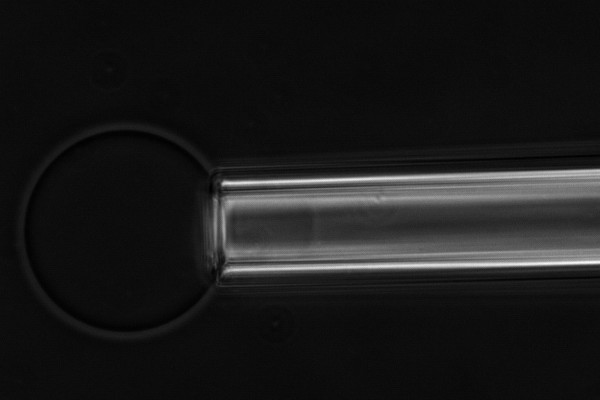
#> input picture docs/figs/20100930-1-01.png, 600 x 400 px
$ python plot.py   (Python 2 division)   (older library calls are emulated)
#> lines starting #> are read from the running program, lines starting #| are printed output that depends on the picture
### docs/figs/calculate.py
#!/usr/bin/env python
'''
Here are copies from VamPy functions to produce images
'''
import numpy as np
import scipy as sp
import scipy.misc
import scipy.ndimage

PIX_ERR=0.5

def load_image(filename, crop, orientation):
	'''loads, crops and rotates single image (greyscale)'''
#> called with filename = '20100930-1-01.png', orientation = 'right'
	img = scipy.misc.imread(filename)
#> img is the input picture: shape (400, 600) uint16; min 7873, max 61102, mean 13480.1
	if img.dtype == np.int32:
		img = np.asarray(np.asfarray(img), np.int32)
	img= img[crop['top']:-crop['bottom'], crop['left']:-crop['right']]
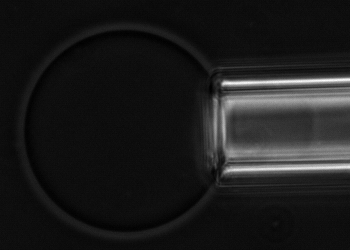
#> img: shape (250, 350) uint16; min 7921, max 56461, mean 13370.3; drawn with min black and max white
	if orientation == 'right':
		img = np.rot90(img, 2)  # rot90 rotates only 2 first axes
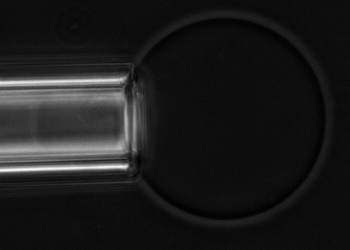
#> img: shape (250, 350) uint16; min 7921, max 56461, mean 13370.3; drawn with min black and max white
	if orientation == 'top':
		img = np.rot90(img, 1)
	elif orientation == 'bottom':
		img = np.rot90(img, 3)
	return img

def wall_points_pix(img, refsx, axis, pipette):
#> called with refsx = (0, 55), axis = (125, 123), pipette = (31, 12)
    piprad, pipthick = pipette
    N=2
    refs = np.array([])
    for index, refx in enumerate(refsx):
        pipprof = img[:, refx]
        center = axis[index]
        refy2 = np.argmin(pipprof[center+piprad:center+piprad+pipthick])+center+piprad
        refy1 = np.argmin(pipprof[center-piprad-pipthick:center-piprad])+center-piprad-pipthick
        refy = np.asarray((refy1, refy2))
        dref = np.asarray([PIX_ERR, 0])
        rx = np.tile(refx,N)
        xy = np.column_stack((refy,rx))#.flatten()
        drefe = np.repeat(np.expand_dims(dref,0), N, 0)
        ref = np.concatenate((xy,drefe),1)
        refs = np.append(refs, ref)
#> this loop made 2 passes
#> (refy2, refy1, refy, xy, refs) on pass 1: (163, 89, [89, 163], [[89, 0], [163, 0]], [89, 0, 0.5, 0, 163, 0, 0.5, 0])
#> (refy2, refy1, refy, xy, ref) on pass 2: (162, 87, [87, 162], [[87, 55], [162, 55]], [[87, 55, 0.5, 0], [162, 55, 0.5, 0]])
    return refs.reshape(-1,2,2)

### docs/figs/plot.py
#!/usr/bin/python
#generate figures for VAMP-DOC report
import numpy as np
import scipy.ndimage
from matplotlib import pyplot as plt
import calculate as cl

#this is for the first image from 2010-09-30\1-dopc+dope(3-1)\
filename='20100930-1-01.png'
#image mode
mode = 'phc'
polar = None
#analysis settings
darktip = True
order = 2
window=11
#image preprocessing
crop={}
crop['left'] = 0
crop['right'] = 250
crop['top'] = 100
crop['bottom'] = 50
orient='right'
#feature estimates
aspves = (55, 283)
pipette = (31, 12)
axis = (125, 123)
tip = (127, 137)


minaspest, minvesest = aspves
img = cl.load_image(filename, crop, orient)
refsx = (0, aspves[0])
refs = cl.wall_points_pix(img, refsx, axis, pipette)
x = np.linspace(0,img.shape[1]-1, img.shape[1])
#> x = 350 values from 0 to 349
linefunc = lambda x, p1, p2: (x-p1[1]) * (p2[0]-p1[0]) / (p2[1]-p1[1]) + p1[0]
axisfunc = lambda x: linefunc(x, (refs[3][0]+refs[2][0])/2, (refs[1][0]+refs[0][0])/2)
profile = scipy.ndimage.map_coordinates(img, [axisfunc(x), x], output = float)
#> profile = 350 values, max 41586.4 at index 126, min 8637.9 at index 322, mean 14483.8
pip = np.argmin(profile[tip[0]:tip[1]])+tip[0]
#> pip = 131
grad = scipy.ndimage.gaussian_gradient_magnitude(profile,order)
#> grad = 350 values, max 3206.7 at index 123, min 0.0945 at index 283, mean 185.7
asp = np.argmax(grad[:minaspest])
#> asp = 36
ves = np.argmax(grad[minvesest:])+minvesest
#> ves = 325

# pipete cross-section
plt.figure(1)
plt.plot(img[:,minaspest], c='blue')
plt.axvline(refs[2,0,0], c='red')
plt.axvline(refs[3,0,0], c='red')
plt.axvspan(axis[1]+pipette[0]-pipette[1], axis[1]+pipette[0]+pipette[1], alpha=0.20, fc='green')
plt.axvspan(axis[1]-pipette[0]-pipette[1], axis[1]-pipette[0]+pipette[1], alpha=0.20, fc='green')


# image with pipette walls points and lines and axis
plt.figure(2)
plt.imshow(img, cmap=plt.cm.gray)
plt.plot(refs[:,0,1], refs[:,0,0], 'yo', ms=7, mew=2)
for i, ref in enumerate(refs):
    yp,xp = ref[0]
    if i%2 == 0:
        yoffset=30
    else:
        yoffset=-30
    plt.annotate('$(x_%i, y_%i)$'%(i,i),
                        xy=(xp, yp), xycoords='data',
                        xytext=(5, yoffset), textcoords='offset points',
                        color = 'yellow', size = 'x-large')
#> this loop made 4 passes
#> (ref, yp, xp, yoffset) on passes 1 to 4: ([[89, 0], [0.5, 0]], 89, 0, 30), ([[163, 0], [0.5, 0]], 163, 0, -30), ([[87, 55], [0.5, 0]], 87, 55, 30), ([[162, 55], [0.5, 0]], 162, 55, -30)
plt.axis('image')

plt.axvline(minvesest, color = 'blue', lw=1, ls='-.')
plt.axvline(minaspest, color = 'blue', lw=1, ls='-.')

plt.plot(linefunc(x, refs[0][0], refs[2][0]), ls = '--', color = 'yellow')
plt.plot(linefunc(x, refs[1][0], refs[3][0]), ls = '--', color = 'yellow')
plt.plot(x, axisfunc(x), color = 'yellow')
plt.annotate('system axis',
                        xy = (0.6*img.shape[1], axisfunc(0.6*img.shape[1])), xycoords = 'data',
                        xytext = (0.6, 0.2), textcoords = 'axes fraction',
                        arrowprops=dict(facecolor='yellow', shrink=0.02),
                        color = 'yellow', size = 'large')


# pipette axis profile and regions of interest
plt.figure(3)
plt.plot(profile)
plt.axvspan(tip[0], tip[1], alpha=0.2, fc='green')
plt.axvline(pip, c='red', lw=1)

#gradient of pipette axis profile and features positions
plt.figure(4)
plt.plot(grad, c='blue')
plt.axvline(asp, c='red')
plt.axvline(ves, c='red')

# [14 lines of commented-out code are left out]


plt.figure(1)
plt.savefig('pipcrosssection.pdf')
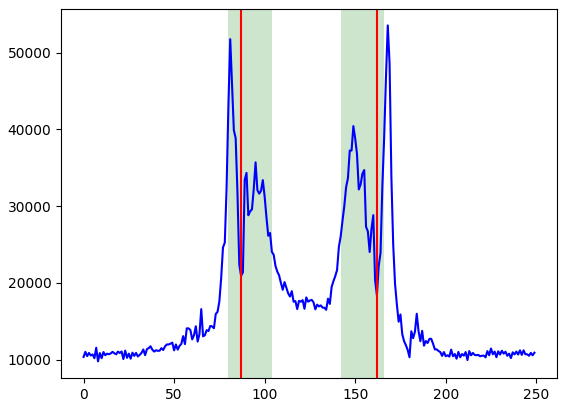
#> figure drawn by matplotlib, 1 panel; curve peaks at x = 168, y = 53549
plt.figure(2)
plt.savefig('pipetteaxis.pdf')
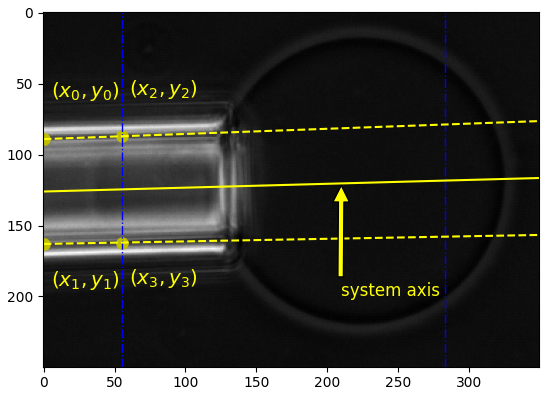
#> figure drawn by matplotlib, 1 panel
plt.figure(3)
plt.savefig('phcaxisprofile.pdf')
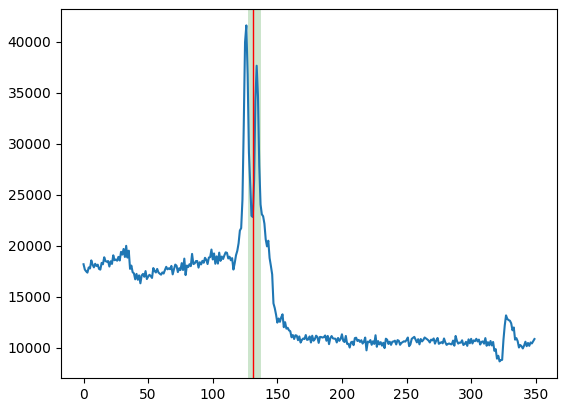
#> figure drawn by matplotlib, 1 panel; curve peaks at x = 126, y = 41586.4
plt.figure(4)
plt.savefig('phcprofilegrad.pdf')
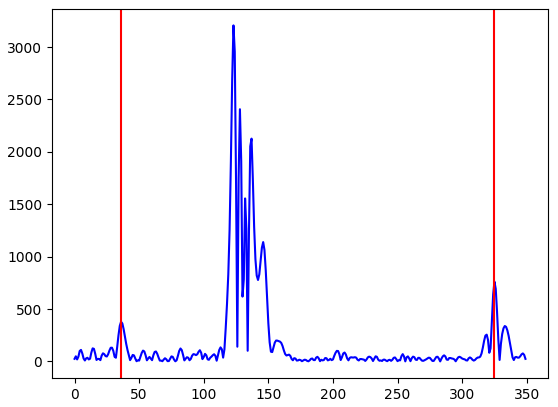
#> figure drawn by matplotlib, 1 panel; curve peaks at x = 123, y = 3206.7
# [6 lines of commented-out code are left out]

print "Close all plot windows to exit.."
plt.show()
